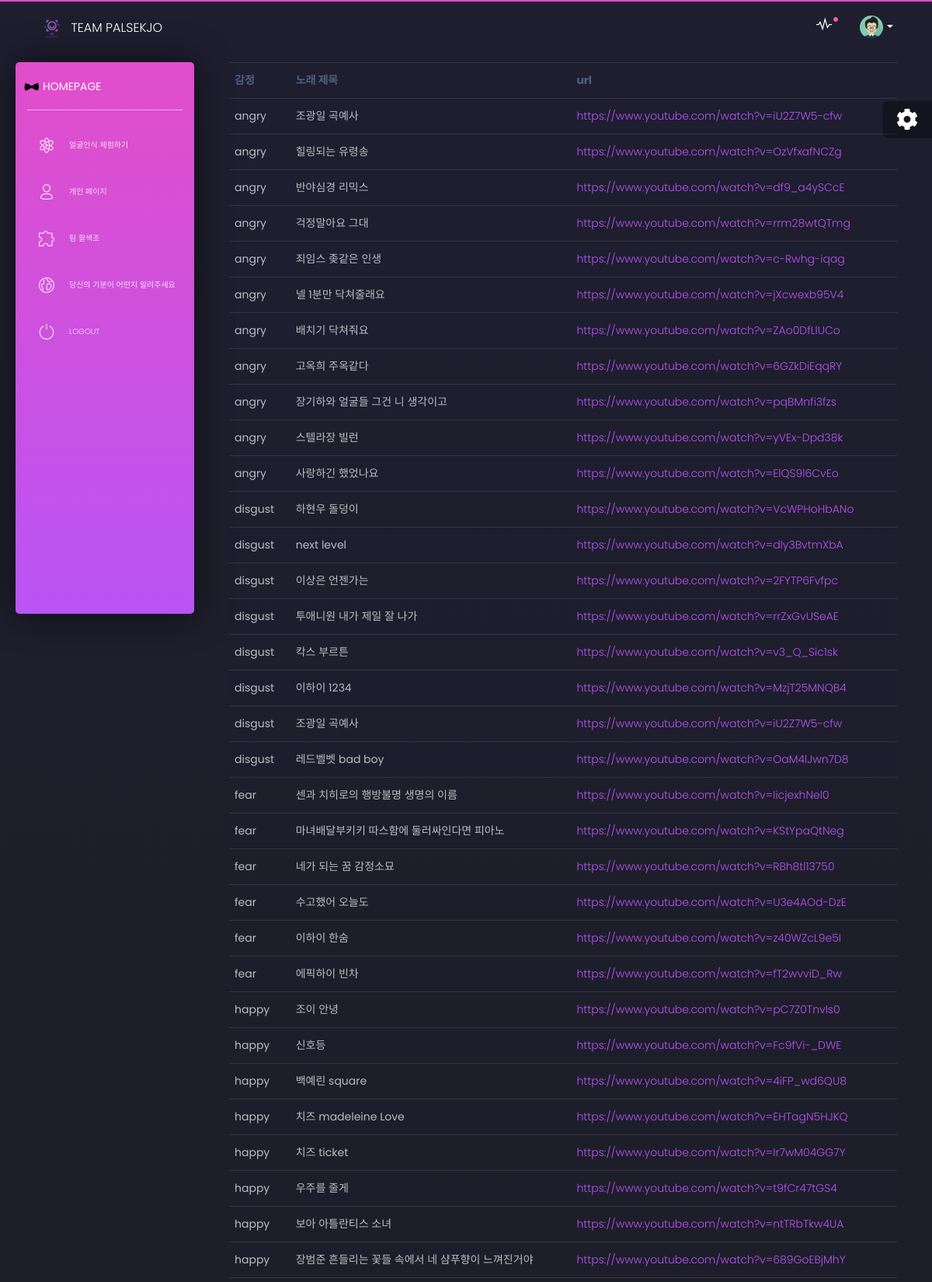
The app's page /Song_list (signed in, upper part) with its own data.
### Music_streamer/models.py (models this page shows, shortened)
class UserSong(models.Model):
    emotion = models.CharField(max_length=100)
    song = models.CharField(max_length=250)
    url = models.CharField(max_length=400)

### Music_streamer/views.py (the view)
# urls.py: path('Song_list', views.Song_list, name='Song_list'),
def Song_list(request):
    Song_lists = UserSong.objects.all().values()
    return render(request, 'Music_streamer/Song_list.html', {'Song_lists':Song_lists})

### Music_streamer/templates/Music_streamer/Song_list.html (shortened to what this page needs)
{% extends "layouts/base.html" %}
{% block content %}
<!DOCTYPE html>
<html lang="en">
<body>
<div class="container">
    <table class="table table-striped">
        <thead>
        <tr>
            <td><B>감정</B></td>
            <td><B>노래 제목</B></td>
            <td><B>url</B></td>
        </tr>
        </thead>
        <tbody>
            {% for Song_list in Song_lists %}
        <tr>
            <td>{{Song_list.emotion}}</td>
            <td>{{Song_list.song}}</td>
            <td><a href = {{Song_list.url}}>{{Song_list.url}}</a></td>
        </tr>
        {%endfor%}
    </table>
</body>
{% endblock content %}

### Music_streamer/templates/layouts/base.html (shortened to what this page needs)
<!DOCTYPE html>
<html lang="en">
<head>
  <link href="https://use.fontawesome.com/releases/v5.0.6/css/all.css" rel="stylesheet">
  <link rel="stylesheet" type="text/css" href="https://cdn.jsdelivr.net/gh/orioncactus/pretendard/dist/web/static/pretendard.css" />
  <link href="/static/assets/css/nucleo-icons.css" rel="stylesheet" />
  <link href="/static/assets/css/black-dashboard.css?v=1.0.0" rel="stylesheet" />
  <link href="/static/assets/demo/demo.css" rel="stylesheet" />
</head>
<body class="">
  <div class="wrapper">
    {% include 'includes/sidebar.html' %}
    <div class="main-panel">
      {% include 'includes/navigation.html' %}
      <div class="content">
        {% block content %}{% endblock content %}
      </div>
    </div>
  </div>
  {% include 'includes/fixed-plugin.html' %}
</body>
</html>

### Music_streamer/templates/includes/sidebar.html (shortened to what this page needs)
    <div class="sidebar">
      <div class="sidebar-wrapper">
        <div class="logo">
          <a target="_blank" rel="sponsored noopener noreferrer"
             href="/" class="simple-text logo-normal">
             <img class="tim-icons" src="static/assets/img/apple-icon.png" style='width: 20px; height:auto;' alt="..." >
            Homepage
          </a>
        </div>
        <ul class="nav">
        {% if request.user.is_authenticated %}
          <li class="{% if 'icons' in segment %} active {% endif %}">
            <a href="/ui-icons.html">
              <i class="tim-icons icon-atom"></i>
              <p>얼굴인식 체험하기</p>
            </a>
          </li>
          <li class="{% if 'page-user' in segment %} active {% endif %}">
            <a href="/page-user.html">
              <i class="tim-icons icon-single-02"></i>
              <p>개인 페이지</p>
            </a>
          </li>
          <li class="{% if 'tables' in segment %} active {% endif %}">
            <a href="/ui-tables.html">
              <i class="tim-icons icon-puzzle-10"></i>
              <p>팀 팔색조</p>
            </a>
          </li>
          <li class="{% if 'rtl-support' in segment %} active {% endif %}">
            <a href="{% url 'start_rc' %}">
              <i class="tim-icons icon-world"></i>
              <p>당신의 기분이 어떤지 알려주세요</p>
            </a>
          <li>
            <a href="{% url 'logout' %}" >
              <i class="tim-icons icon-button-power"></i>
              <p>Logout</p>
            </a>
          </li>
          {% endif %}
        </ul>
      </div>
    </div>

### Music_streamer/templates/includes/navigation.html (shortened to what this page needs)
      <nav class="navbar navbar-expand-lg navbar-absolute navbar-transparent">
        <div class="container-fluid">
          <div class="navbar-wrapper">
            <a class="navbar-brand" href="/">
             <img class="tim-icons" src="static/assets/img/palsekjo.png" style='width: 40px; height:auto;' alt="..." >
              Team Palsekjo
            </a>
          </div>
          <div class="collapse navbar-collapse" id="navigation">
            <ul class="navbar-nav ml-auto">
            {% if request.user.is_authenticated %}
              <li class="dropdown nav-item">
                <a href="javascript:void(0)" class="dropdown-toggle nav-link" data-toggle="dropdown">
                  <div class="notification d-none d-lg-block d-xl-block"></div>
                  <i class="tim-icons icon-sound-wave"></i>
                </a>
              </li>
              <li class="dropdown nav-item">
                <a href="#" class="dropdown-toggle nav-link" data-toggle="dropdown">
                  <div class="photo">
                    <img src="/static/assets/img/anime3.png" alt="Profile Photo">
                  </div>
                  <b class="caret d-none d-lg-block d-xl-block"></b>
                </a>
              </li>
            {% endif %}
            </ul>
          </div>
        </div>
      </nav>

### Music_streamer/templates/includes/fixed-plugin.html (shortened to what this page needs)
  <div class="fixed-plugin">
    <div class="dropdown show-dropdown">
      <a href="#" data-toggle="dropdown">
        <i class="fa fa-cog fa-2x"> </i>
      </a>
    </div>
  </div>

### records on screen
UserSong: emotion "angry", song "조광일 곡예사", url "https://www.youtube.com/watch?v=iU2Z7W5-cfw"
UserSong: emotion "angry", song "힐링되는 유령송", url "https://www.youtube.com/watch?v=OzVfxafNCZg"
UserSong: emotion "angry", song "반야심경 리믹스", url "https://www.youtube.com/watch?v=df9_a4ySCcE"
UserSong: emotion "angry", song "걱정말아요 그대", url "https://www.youtube.com/watch?v=rrm28wtQTmg"
UserSong: emotion "angry", song "죄임스 좆같은 인생", url "https://www.youtube.com/watch?v=c-Rwhg-iqag"
UserSong: emotion "angry", song "넬 1분만 닥쳐줄래요", url "https://www.youtube.com/watch?v=jXcwexb95V4"
UserSong: emotion "angry", song "배치기 닥쳐줘요", url "https://www.youtube.com/watch?v=ZAo0DfLlUCo"
UserSong: emotion "angry", song "고옥희 주옥같다", url "https://www.youtube.com/watch?v=6GZkDiEqqRY"
UserSong: emotion "angry", song "장기하와 얼굴들 그건 니 생각이고", url "https://www.youtube.com/watch?v=pqBMnfi3fzs"
UserSong: emotion "angry", song "스텔라장 빌런", url "https://www.youtube.com/watch?v=yVEx-Dpd38k"
UserSong: emotion "angry", song "사랑하긴 했었나요", url "https://www.youtube.com/watch?v=ElQS9l6CvEo"
UserSong: emotion "disgust", song "하현우 돌덩이", url "https://www.youtube.com/watch?v=VcWPHoHbANo"
UserSong: emotion "disgust", song "next level", url "https://www.youtube.com/watch?v=dly3BvtmXbA"
UserSong: emotion "disgust", song "이상은 언젠가는", url "https://www.youtube.com/watch?v=2FYTP6Fvfpc"
UserSong: emotion "disgust", song "투애니원 내가 제일 잘 나가", url "https://www.youtube.com/watch?v=rrZxGvUSeAE"
UserSong: emotion "disgust", song "칵스 부르튼", url "https://www.youtube.com/watch?v=v3_Q_Sic1sk"
UserSong: emotion "disgust", song "이하이 1234", url "https://www.youtube.com/watch?v=MzjT25MNQB4"
UserSong: emotion "disgust", song "조광일 곡예사", url "https://www.youtube.com/watch?v=iU2Z7W5-cfw"
UserSong: emotion "disgust", song "레드벨벳 bad boy", url "https://www.youtube.com/watch?v=OaM4lJwn7D8"
UserSong: emotion "fear", song "센과 치히로의 행방불명 생명의 이름", url "https://www.youtube.com/watch?v=IicjexhNel0"
UserSong: emotion "fear", song "마녀배달부키키 따스함에 둘러싸인다면 피아노", url "https://www.youtube.com/watch?v=KStYpaQtNeg"
UserSong: emotion "fear", song "네가 되는 꿈 감정소묘", url "https://www.youtube.com/watch?v=RBh8tl13750"
UserSong: emotion "fear", song "수고했어 오늘도", url "https://www.youtube.com/watch?v=U3e4AOd-DzE"
UserSong: emotion "fear", song "이하이 한숨", url "https://www.youtube.com/watch?v=z40WZcL9e5I"
UserSong: emotion "fear", song "에픽하이 빈차", url "https://www.youtube.com/watch?v=fT2wvviD_Rw"
UserSong: emotion "happy", song "조이 안녕", url "https://www.youtube.com/watch?v=pC7Z0TnvIs0"
UserSong: emotion "happy", song "신호등", url "https://www.youtube.com/watch?v=Fc9fVi-_DWE"
UserSong: emotion "happy", song "백예린 square", url "https://www.youtube.com/watch?v=4iFP_wd6QU8"
UserSong: emotion "happy", song "치즈 madeleine Love", url "https://www.youtube.com/watch?v=EHTagN5HJKQ"
UserSong: emotion "happy", song "치즈 ticket", url "https://www.youtube.com/watch?v=Ir7wM04GG7Y"
UserSong: emotion "happy", song "우주를 줄게", url "https://www.youtube.com/watch?v=t9fCr47tGS4"
UserSong: emotion "happy", song "보아 아틀란티스 소녀", url "https://www.youtube.com/watch?v=ntTRbTkw4UA"
UserSong: emotion "happy", song "장범준 흔들리는 꽃들 속에서 네 샴푸향이 느껴진거야", url "https://www.youtube.com/watch?v=689GoEBjMhY"
